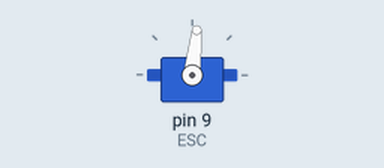
Simulated run of this sketch. Board: Arduino Uno, built with avr-gcc and run on an emulated ATmega328P. On the bench: servo. What the sketch prints to the serial monitor is not drawn.

Above: at 0.05 s.
Timing chart, 0 to 10.4 s (numbered marks = the images above):
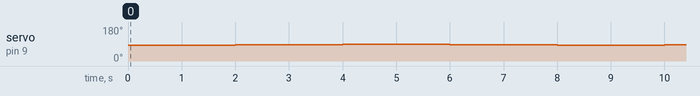

The sketch:

ESC_test.ino
```cpp
#include <Servo.h>

Servo ESC;     // create servo object to control the ESC

int STOP_CCW = 87; // ranges from 85 to 88
int STOP_CW = 86;
int CCW = 84;
int CW = 89;

void setup() {
  // Attach the ESC on pin 9
  Serial.begin(9600);
  ESC.attach(9,1000,2000); // (pin, min pulse width, max pulse width in microseconds)
}

void loop() {
  ESC.write(CCW);
  Serial.println(CCW);
  delay(2000);

  ESC.write(STOP_CCW);
  Serial.println(STOP_CCW);
  delay(2000);

  ESC.write(CW);
  Serial.println(CW);
  delay(2000);

  ESC.write(STOP_CW);
  Serial.println(STOP_CW);
  delay(2000);


}
```

Measured:
- by itself, servo on pin 9 (ESC): repeats every 8.0 s: 89° 2.0 s, 86° 2.0 s, 84° 2.0 s, 87° 2.0 s
